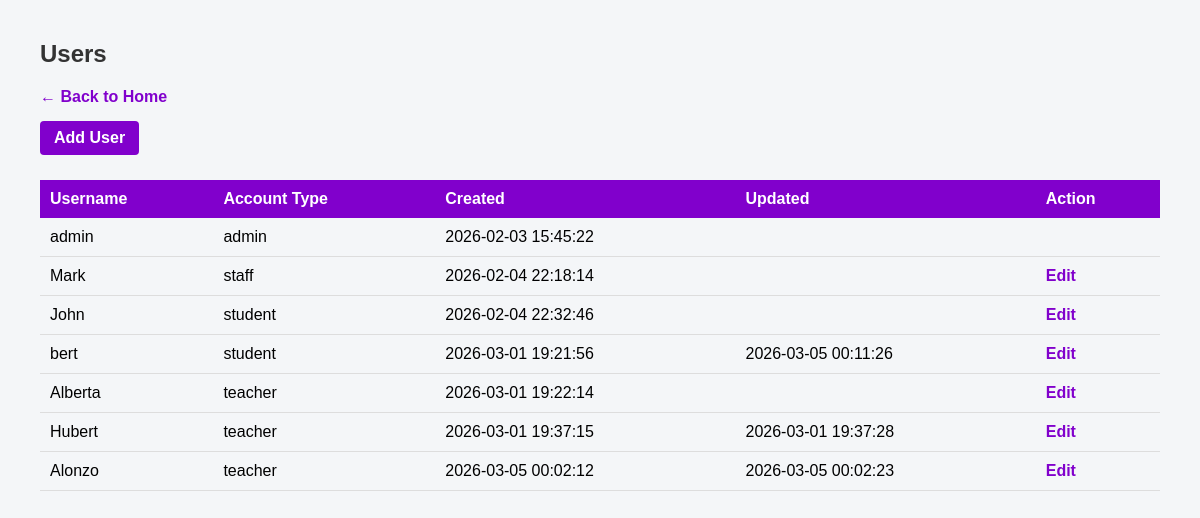
/index.php?controller=user&action=list (signed in), run on the app's committed database.
### tables this page shows
CREATE TABLE `users` (
  `id` int(11) NOT NULL,
  `username` varchar(50) NOT NULL,
  `password` varchar(255) NOT NULL,
  `account_type` enum('admin','staff','teacher','student') NOT NULL,
  `created_on` datetime NOT NULL,
  `created_by` int(11) DEFAULT NULL,
  `updated_on` datetime DEFAULT NULL,
  `updated_by` int(11) DEFAULT NULL
);

### app/Core/Controller.php (called while the page is built, shortened)
<?php
class Controller
{
    protected function view($view, $data = [])
    {
        extract($data);
        require_once __DIR__ . "/../Views/" . $view . ".php";
    }
}

### app/Controllers/UserController.php (called while the page is built, shortened)
<?php
class UserController extends Controller
{
    public function list()
    {
        $userModel = new User();
        $users = $userModel->getAll();
        $this->view('users/list', [
            'users' => $users
        ]);
    }
}

### public/index.php (called while the page is built, shortened)
<?php
require_once __DIR__ . '/../app/Core/Autoloader.php';
$action = $_GET['action'] ?? 'login';
$controller = new $controllerClass();
$controller->$action();

### app/Core/Autoloader.php (called while the page is built, shortened)
<?php
spl_autoload_register(function ($class) {
    $prefix = 'App\\';
    $base_dir = __DIR__ . '/../../app/';
    $len = strlen($prefix);
    $relative_class = substr($class, $len);
    $file = $base_dir . str_replace('\\', '/', $relative_class) . '.php';
});

### app/Core/Database.php (called while the page is built, shortened)
<?php
class Database
{
    private static ?mysqli $connection = null;
    public static function connect(): mysqli
    {
        if (self::$connection === null) {
            self::$connection = new mysqli(
                "localhost",
                "root",
                "",
                "school",
                3307
            );
        }
        return self::$connection;
    }
}

### app/Models/User.php (called while the page is built, shortened)
<?php
class User
{
    private $conn;
    private $table = "users";
    public function __construct()
    {
        $this->conn = Database::connect();
    }
    public function getAll()
    {
        $result = $this->conn->query("SELECT * FROM {$this->table}");
        return $result->fetch_all(MYSQLI_ASSOC);
    }
}

### app/Views/users/list.php (the view, shortened to what this page needs)
<!DOCTYPE html>
<html>
<head>
</head>
<body>
<div class="container">
    <h2>Users</h2>
    <div class="top-links">
        <a href="index.php?controller=home&action=index">← Back to Home</a>
    </div>
    <a class="btn" href="index.php?controller=user&action=new">Add User</a>
    <table>
        <tr>
            <th>Username</th>
            <th>Account Type</th>
            <th>Created</th>
            <th>Updated</th>
            <th>Action</th>
        </tr>
        <?php foreach ($users as $u): ?>
        <tr>
            <td><?= htmlspecialchars($u['username']) ?></td>
            <td><?= htmlspecialchars($u['account_type']) ?></td>
            <td><?= htmlspecialchars($u['created_on']) ?></td>
            <td><?= htmlspecialchars($u['updated_on']) ?></td>
            <td>
                <?php if ($u['account_type'] !== 'admin'): ?>
                    <a href="index.php?controller=user&action=edit&id=<?= htmlspecialchars($u['id']) ?>">Edit</a>
                <?php endif; ?>
            </td>
        </tr>
        <?php endforeach; ?>
    </table>
</div>
</body>
</html>

### app/Views/users/list.php (style rules this page uses)
body { font-family: Arial, sans-serif; background-color: #f4f6f8; margin: 0; padding: 40px; }
h1, h2 { margin-top: 0; color: #333; }
a { text-decoration: none; color: #8100cc; font-weight: bold; }
.top-links { margin-bottom: 15px; }
.btn { display: inline-block; padding: 8px 14px; background-color: #8100cc; color: white; border-radius: 4px; margin-bottom: 15px; }
table { width: 100%; border-collapse: collapse; margin-top: 10px; }
th { background-color: #8100cc; color: white; text-align: left; padding: 10px; }
td { padding: 10px; border-bottom: 1px solid #ddd; }

### data on the page
users: username "admin", account_type "admin", created_on "2026-02-03 15:45:22"
users: username "Mark", account_type "staff", created_on "2026-02-04 22:18:14"
users: username "John", account_type "student", created_on "2026-02-04 22:32:46"
users: username "bert", account_type "student", created_on "2026-03-01 19:21:56", updated_on "2026-03-05 00:11:26"
users: username "Alberta", account_type "teacher", created_on "2026-03-01 19:22:14"
users: username "Hubert", account_type "teacher", created_on "2026-03-01 19:37:15", updated_on "2026-03-01 19:37:28"
users: username "Alonzo", account_type "teacher", created_on "2026-03-05 00:02:12", updated_on "2026-03-05 00:02:23"
